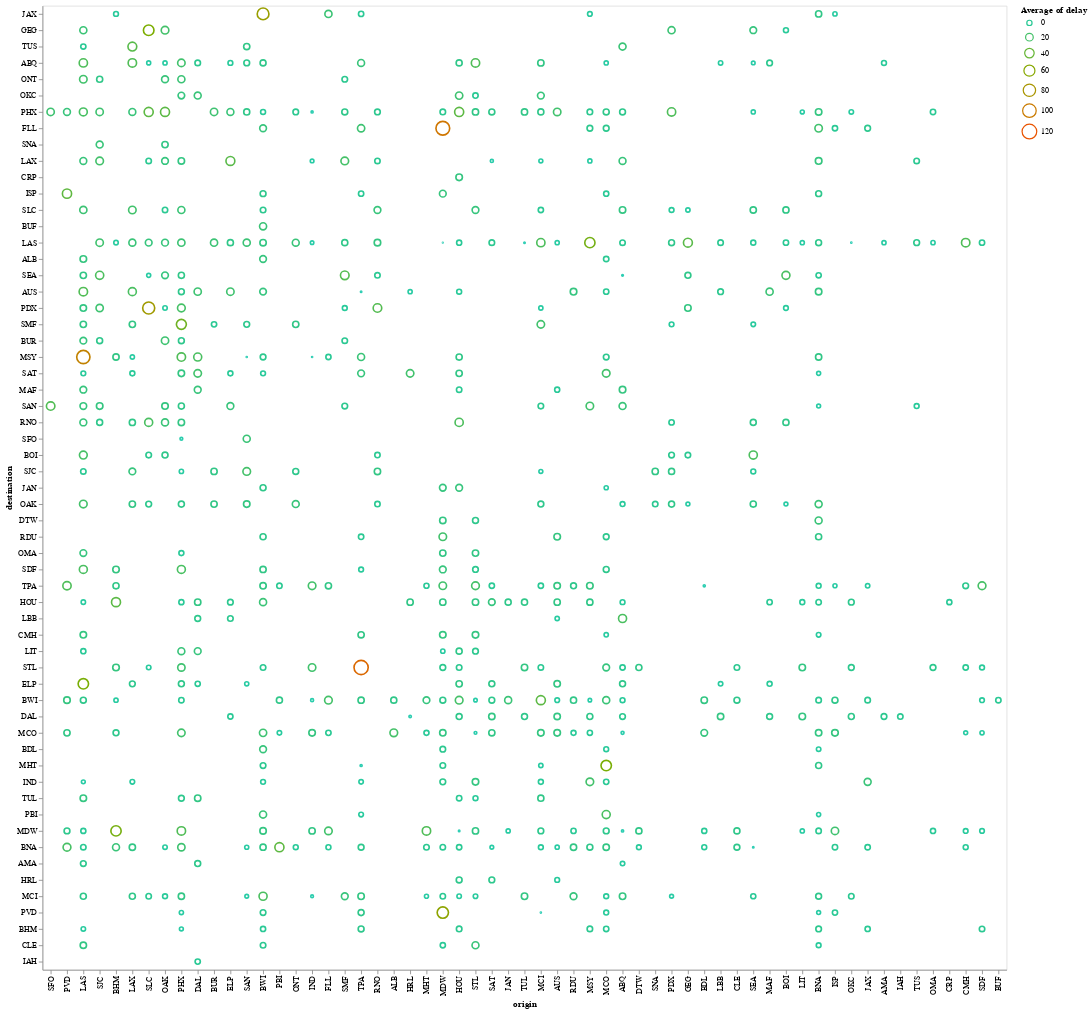

Notebook source saved alongside this figure:
### Markdown cell above
## Delays by origin and destination

Create a visualization that allows explores the following question:

> Which airports (both origin and detination) have the best and worst average delays?

In creating this visualiztion, there are three variables you need to look at. This means you will need to use at least three encoding channels. Finding the right encoding channels and marks is the challenge here!

### Code cell
alt.Chart(flights).mark_point().encode(
    alt.X('origin', sort = alt.SortField('delay', 'mean', 'descending')),
    alt.Y('destination', sort = alt.SortField('delay', 'mean', 'descending')),
    alt.Size('average(delay)', scale = alt.Scale(domain = [min(flights['delay'])/2, max(flights['delay'])/2])),
    alt.Color('average(delay)', scale = alt.Scale(domain = [min(flights['delay']), max(flights['delay'])/2], range = ['#48D1CC','#FF0000']))
)

### Figure 1 — Vega-Lite specification as saved in the notebook (floating-point values rounded to 4 significant figures; data arrays with more than 128 entries replaced by an {"elided": "..."} marker saying what was removed)
{"$schema": "https://vega.github.io/schema/vega-lite/v1.2.1.json", "data": {"values": {"elided": "5000 records"}}, "encoding": {"color": {"aggregate": "average", "field": "delay", "scale": {"domain": [-32, 136.5], "range": ["#48D1CC", "#FF0000"]}, "type": "quantitative"}, "size": {"aggregate": "average", "field": "delay", "scale": {"domain": [-16, 136.5]}, "type": "quantitative"}, "x": {"field": "origin", "sort": {"field": "delay", "op": "mean", "order": "descending"}, "type": "nominal"}, "y": {"field": "destination", "sort": {"field": "delay", "op": "mean", "order": "descending"}, "type": "nominal"}}, "mark": "point"}
